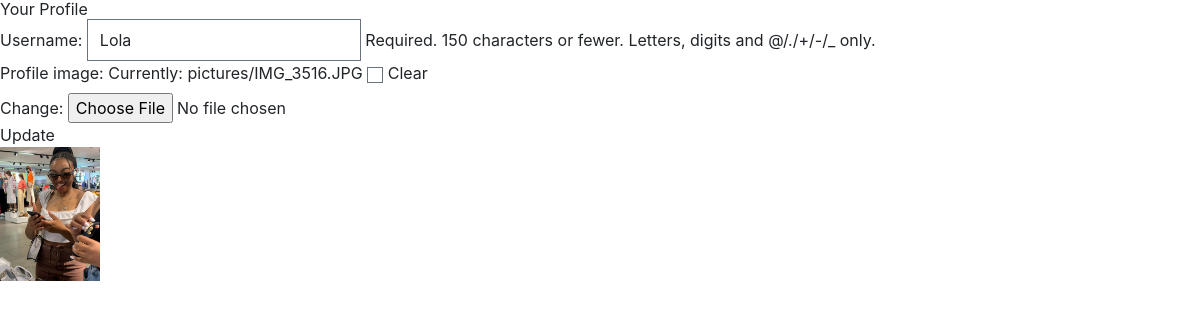
The app's page /profile (signed in) with its own data.
### mail/models.py (models this page shows, shortened)
class User(AbstractUser):
    pass

class Profile(models.Model):
    user = models.OneToOneField(User, on_delete=models.CASCADE)
    profile_image = models.ImageField(upload_to='pictures/', null=True, blank=True)

### mail/views.py (the view)
# urls.py: path("profile", views.profile, name="profile"),
@login_required
def profile(request):
    if request.method == 'POST':
        u_form = UserUpdateForm(request.POST, instance=request.user)
        p_form = ProfileForm(request.POST, request.FILES, instance=request.user.profile)
        if u_form.is_valid() and p_form.is_valid():
            u_form.save()
            p_form.save()
            return redirect('profile')
    else:
        u_form = UserUpdateForm(instance=request.user)
        p_form = ProfileForm(instance=request.user.profile)
    context = {
        'u_form': u_form,
        'p_form': p_form
    }
    return render(request, 'mail/profile.html', context)

### mail/forms.py
class UserUpdateForm(forms.ModelForm):
    class Meta:
        model = User
        fields = ['username']

class ProfileForm(forms.ModelForm):
    class Meta:
        model = Profile
        fields = ['profile_image']

### mail/templates/mail/profile.html (shortened to what this page needs)
{% extends "mail/layout.html" %}
{% block body %}
<h2>Your Profile</h2>
<form method="POST" enctype="multipart/form-data">
  {{ u_form.as_p }}
  {{ p_form.as_p }}
  <button type="submit">Update</button>
</form>
{% if user.profile.profile_image %}
<img width="100px" src="{{ user.profile.profile_image.url }}" alt="Profile Picture">
{% else %}
<p>No profile picture uploaded.</p>
{% endif %}
{% endblock %}

### mail/static/mail/styles.css (style rules this page uses)
.padding { padding: 50px; }

### mail/templates/mail/layout.html (style rules this page uses)
.padding { padding: 20px; padding-left: 0px; padding-top: 0px; padding-bottom: 0px; }

### records on screen
User: username "Lola", profile.profile_image (picture)
